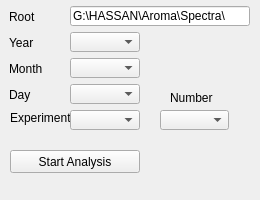
<?xml version="1.0" encoding="UTF-8"?>
<ui version="4.0">
 <class>DockWidget_DataSelector</class>
 <widget class="QDockWidget" name="DockWidget_DataSelector">
  <property name="geometry">
   <rect>
    <x>0</x>
    <y>0</y>
    <width>260</width>
    <height>200</height>
   </rect>
  </property>
  <property name="minimumSize">
   <size>
    <width>260</width>
    <height>200</height>
   </size>
  </property>
  <property name="maximumSize">
   <size>
    <width>260</width>
    <height>200</height>
   </size>
  </property>
  <property name="features">
   <set>QDockWidget::DockWidgetFloatable|QDockWidget::DockWidgetMovable</set>
  </property>
  <property name="allowedAreas">
   <set>Qt::LeftDockWidgetArea|Qt::RightDockWidgetArea</set>
  </property>
  <property name="windowTitle">
   <string>Data Selector</string>
  </property>
  <widget class="QWidget" name="dockWidgetContents">
   <widget class="QLabel" name="label_Folder">
    <property name="geometry">
     <rect>
      <x>9</x>
      <y>9</y>
      <width>60</width>
      <height>16</height>
     </rect>
    </property>
    <property name="minimumSize">
     <size>
      <width>60</width>
      <height>0</height>
     </size>
    </property>
    <property name="maximumSize">
     <size>
      <width>60</width>
      <height>16777215</height>
     </size>
    </property>
    <property name="text">
     <string>Root</string>
    </property>
   </widget>
   <widget class="QLabel" name="label_Year">
    <property name="geometry">
     <rect>
      <x>9</x>
      <y>35</y>
      <width>60</width>
      <height>16</height>
     </rect>
    </property>
    <property name="minimumSize">
     <size>
      <width>60</width>
      <height>0</height>
     </size>
    </property>
    <property name="maximumSize">
     <size>
      <width>60</width>
      <height>16777215</height>
     </size>
    </property>
    <property name="text">
     <string>Year</string>
    </property>
   </widget>
   <widget class="QLabel" name="label_Month">
    <property name="geometry">
     <rect>
      <x>9</x>
      <y>61</y>
      <width>50</width>
      <height>16</height>
     </rect>
    </property>
    <property name="minimumSize">
     <size>
      <width>50</width>
      <height>0</height>
     </size>
    </property>
    <property name="maximumSize">
     <size>
      <width>60</width>
      <height>16777215</height>
     </size>
    </property>
    <property name="text">
     <string>Month</string>
    </property>
   </widget>
   <widget class="QLabel" name="label_Day">
    <property name="geometry">
     <rect>
      <x>9</x>
      <y>87</y>
      <width>50</width>
      <height>16</height>
     </rect>
    </property>
    <property name="minimumSize">
     <size>
      <width>50</width>
      <height>0</height>
     </size>
    </property>
    <property name="maximumSize">
     <size>
      <width>60</width>
      <height>16777215</height>
     </size>
    </property>
    <property name="text">
     <string>Day</string>
    </property>
   </widget>
   <widget class="QPushButton" name="pushButton_StartAnalysis">
    <property name="geometry">
     <rect>
      <x>10</x>
      <y>150</y>
      <width>130</width>
      <height>23</height>
     </rect>
    </property>
    <property name="text">
     <string>Start Analysis</string>
    </property>
   </widget>
   <widget class="QLineEdit" name="lineEdit_Folder">
    <property name="geometry">
     <rect>
      <x>70</x>
      <y>6</y>
      <width>180</width>
      <height>20</height>
     </rect>
    </property>
    <property name="minimumSize">
     <size>
      <width>100</width>
      <height>0</height>
     </size>
    </property>
    <property name="maximumSize">
     <size>
      <width>180</width>
      <height>16777215</height>
     </size>
    </property>
    <property name="text">
     <string>G:\HASSAN\Aroma\Spectra\</string>
    </property>
    <property name="readOnly">
     <bool>false</bool>
    </property>
   </widget>
   <widget class="QComboBox" name="comboBox_Day">
    <property name="geometry">
     <rect>
      <x>70</x>
      <y>84</y>
      <width>70</width>
      <height>20</height>
     </rect>
    </property>
    <property name="minimumSize">
     <size>
      <width>70</width>
      <height>0</height>
     </size>
    </property>
    <property name="maxVisibleItems">
     <number>31</number>
    </property>
   </widget>
   <widget class="QComboBox" name="comboBox_Month">
    <property name="geometry">
     <rect>
      <x>70</x>
      <y>58</y>
      <width>70</width>
      <height>20</height>
     </rect>
    </property>
    <property name="minimumSize">
     <size>
      <width>70</width>
      <height>0</height>
     </size>
    </property>
    <property name="maxVisibleItems">
     <number>12</number>
    </property>
   </widget>
   <widget class="QComboBox" name="comboBox_Year">
    <property name="geometry">
     <rect>
      <x>70</x>
      <y>32</y>
      <width>70</width>
      <height>20</height>
     </rect>
    </property>
    <property name="minimumSize">
     <size>
      <width>70</width>
      <height>0</height>
     </size>
    </property>
    <property name="maxVisibleItems">
     <number>15</number>
    </property>
   </widget>
   <widget class="QComboBox" name="comboBox_Exp">
    <property name="geometry">
     <rect>
      <x>70</x>
      <y>110</y>
      <width>70</width>
      <height>20</height>
     </rect>
    </property>
    <property name="minimumSize">
     <size>
      <width>70</width>
      <height>0</height>
     </size>
    </property>
    <property name="maxVisibleItems">
     <number>31</number>
    </property>
   </widget>
   <widget class="QLabel" name="label_Exp">
    <property name="geometry">
     <rect>
      <x>10</x>
      <y>110</y>
      <width>60</width>
      <height>16</height>
     </rect>
    </property>
    <property name="minimumSize">
     <size>
      <width>50</width>
      <height>0</height>
     </size>
    </property>
    <property name="maximumSize">
     <size>
      <width>60</width>
      <height>16777215</height>
     </size>
    </property>
    <property name="text">
     <string>Experiment</string>
    </property>
   </widget>
   <widget class="QComboBox" name="comboBox_Number">
    <property name="geometry">
     <rect>
      <x>160</x>
      <y>110</y>
      <width>69</width>
      <height>20</height>
     </rect>
    </property>
    <property name="maxVisibleItems">
     <number>100</number>
    </property>
   </widget>
   <widget class="QLabel" name="label_Number">
    <property name="geometry">
     <rect>
      <x>170</x>
      <y>90</y>
      <width>50</width>
      <height>16</height>
     </rect>
    </property>
    <property name="text">
     <string>Number</string>
    </property>
   </widget>
  </widget>
 </widget>
 <resources/>
 <connections/>
</ui>
